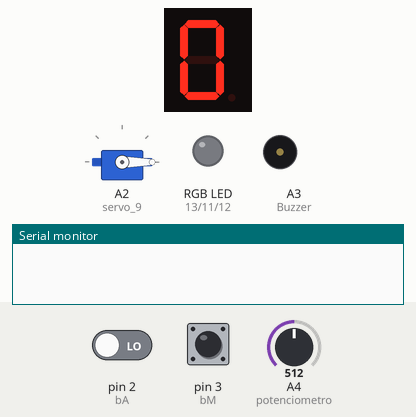
The sketch below on a simulated Arduino Uno, built with avr-gcc and run on an emulated ATmega328P. On the bench: 1-digit seven-segment display, servo, an RGB LED mixed from three pins (HIGH = lit), buzzer (waves = sounding, pin HIGH), the last lines printed to the serial monitor. Wiring (inferred from the names in the program): 1-digit 7-segment display, segments lit when HIGH: segments pin 4, pin 5, pin 6, pin 7, pin 8, pin 9, pin 10. The test bench sets the inputs (shaded band); at power-on: pin 3 (bM) LOW, A4 (potenciometro) = 512, pin 2 (bA) LOW. The segment pins are drawn as the display they are named for; pins used as bus, display or sensor lines are not drawn.

Above: at 1.2 s.
1.3 s: pin 3 (bM) pulsed HIGH 5 times (0.12 s each, 0.3 s apart)
At 3.0 s:
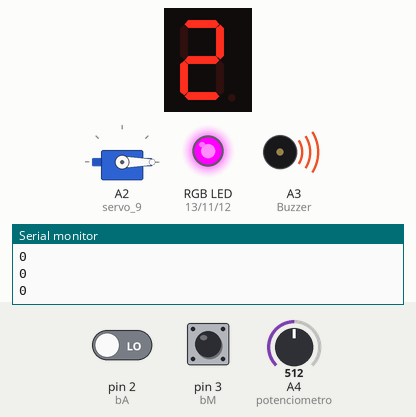
4.3 s: A4 (potenciometro) set to 805
5.8 s: A4 (potenciometro) set to 831
At 6.6 s:
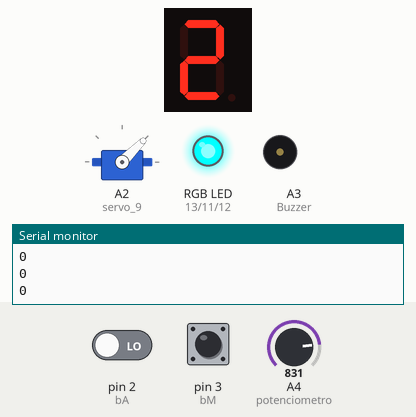
7.3 s: A4 (potenciometro) set to 885
8.8 s: A4 (potenciometro) set to 915
At 9.4 s:
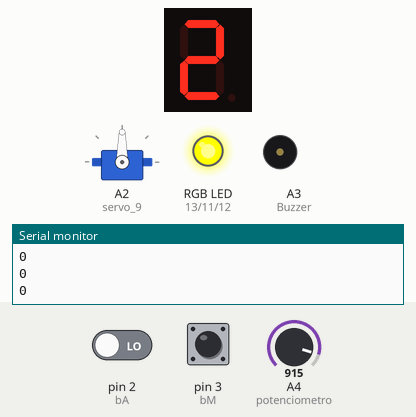
10.3 s: A4 (potenciometro) set to 931
11.8 s: A4 (potenciometro) set to 951
At 12.3 s:
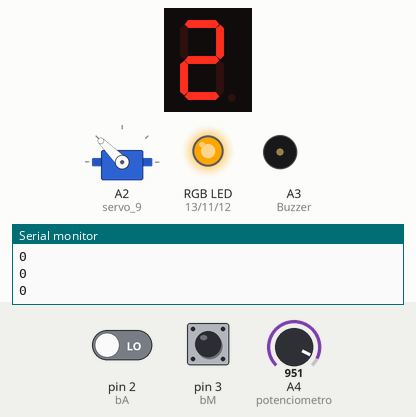
Timing chart, 0 to 14.3 s (numbered marks = the images above; inputs shaded):
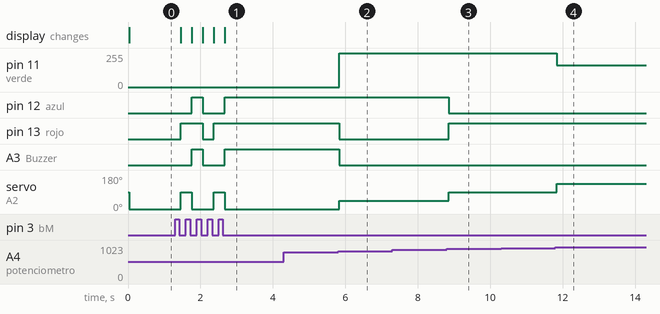

Measured:
- the behaviour switches between 818 and 819 on A4 (potenciometro) (found by bisection; images 1 and 2)
- the behaviour switches between 900 and 901 on A4 (potenciometro) (found by bisection; images 2 and 3)
- the behaviour switches between 941 and 942 on A4 (potenciometro) (found by bisection; images 3 and 4)
- after the input at 1.3 s, pin 12 (azul): LOW → HIGH after 0.46 s, → LOW 0.30 s later, → HIGH 0.61 s later; pin 13 (rojo): LOW → HIGH after 0.15 s, → LOW 0.61 s later, → HIGH 0.30 s later
- after the input at 5.8 s, pin 11 (verde): 0/255 → 255/255 at once; pin 13 (rojo), A3 (Buzzer): HIGH → LOW at once; servo on A2 (servo_9): 0° → 45° at once
- after the input at 8.8 s, pin 12 (azul): HIGH → LOW after 0.05 s; pin 13 (rojo): LOW → HIGH after 0.05 s; servo on A2 (servo_9): 45° → 90° after 0.05 s
- after the input at 11.8 s, pin 11 (verde): 255/255 → 165/255 at once; servo on A2 (servo_9): 90° → 135° at once

The sketch:

progra_arduino.ino
```cpp
// C++ code


#include <Servo.h>


int potenciometro = A4;
int bM = 3;
int bA = 2;
int A = 4;
int B = 5;
int C = 6;
int D = 7;
int E = 8;
int F = 9;
int G = 10;
int rojo = 13;
int azul = 12;
int verde = 11;
int Buzzer = A3;
int Estado = 0,EstadoA, BAS, BMS, fc, pot, temp,VER;

Servo servo_9;

void setup(){
  servo_9.attach(A2);
  Serial.begin(9600);

//PinMode para entradas y salidas.
  pinMode(bM, INPUT);
  pinMode(bA, INPUT);
  pinMode(potenciometro, INPUT);
  pinMode(A, OUTPUT);
  pinMode(B, OUTPUT);
  pinMode(C, OUTPUT);
  pinMode(D, OUTPUT);
  pinMode(E, OUTPUT);
  pinMode(F, OUTPUT);
  pinMode(G, OUTPUT);
  pinMode(rojo, OUTPUT);
  pinMode(azul, OUTPUT);
  pinMode(verde, OUTPUT);
  pinMode(Buzzer, OUTPUT);

  EstadoA = 0;
}

void loop()
{
  pot = analogRead(potenciometro);

  int angulo = map(pot, 0, 1023, 0, 180);
  int BM = digitalRead(bM);
  delay(15);
  if(BM == HIGH){
    BMS = 1;
  }
  if(BMS == 1 && BM == LOW){
    if(Estado == 2){
    	Estado = 0;
    }else{
    	Estado ++;
    }
    BMS = 0;
  }

  int BA = digitalRead(bA);
  delay(15);
  if(BA == HIGH){
    BAS = 1;

  }
  if(BAS == 1 && BA == LOW){
    if(Estado == 2){
    	EstadoA = 1;
    }
    BAS = 0;
  }
  switch(Estado){
  	case 0:

    	mostrarCero();
      digitalWrite(Buzzer, LOW);
    	servo_9.write(0);
    	digitalWrite(rojo, 0);
    	digitalWrite(azul, 0);
    	digitalWrite(verde, 0);
    	break;
  	case 1:
    	mostrarUno();
      digitalWrite(Buzzer, LOW);
    	servo_9.write(angulo);
    	fc = map(pot, 0, 1023, 0, 200);
    	frecuenciaC(fc);
    	break;
  	case 2:
    	mostrarDos();

    	temp = map(pot, 0, 1023, 15, 40);
    	Serial.println(EstadoA);
        if(temp < 35){
          	servo_9.write(0);
        	  analogWrite(rojo, 255);
            analogWrite(azul, 255);
            analogWrite(verde, 0);
            if(EstadoA == 1){
              digitalWrite(Buzzer, LOW);
            }else{
              digitalWrite(Buzzer, HIGH);
            }
        }else if(35 <= temp && temp < 37){
          	servo_9.write(45);
        	  analogWrite(rojo, 0);
            analogWrite(azul, 255);
            analogWrite(verde, 255);
    	      digitalWrite(Buzzer, LOW);
            EstadoA = 0;
        }else if(37 <= temp && temp < 38){
          	servo_9.write(90);
        	  analogWrite(rojo, 255);
            analogWrite(azul, 0);
            analogWrite(verde, 255);
    	      digitalWrite(Buzzer, LOW);
            EstadoA = 0;
        }else if(38 <= temp && temp <= 39){
          	servo_9.write(135);
            analogWrite(rojo, 255);
            analogWrite(azul, 0);
            analogWrite(verde, 165);
    	      digitalWrite(Buzzer, LOW);
            EstadoA = 0;
        }else{
            servo_9.write(180);
        	  analogWrite(rojo, 255);
            analogWrite(azul, 255);
            analogWrite(verde, 255);
            if(EstadoA == 1){
              digitalWrite(Buzzer, LOW);
            }else{
              digitalWrite(Buzzer, HIGH);
            }
        }
    	break;
  }
}

//Configuración Display
void mostrarCero() {
  digitalWrite(A, HIGH);
  digitalWrite(B, HIGH);
  digitalWrite(C, HIGH);
  digitalWrite(D, HIGH);
  digitalWrite(E, HIGH);
  digitalWrite(F, HIGH);
  digitalWrite(G, LOW);
}

void mostrarUno() {
  digitalWrite(A, LOW);
  digitalWrite(B, HIGH);
  digitalWrite(C, HIGH);
  digitalWrite(D, LOW);
  digitalWrite(E, LOW);
  digitalWrite(F, LOW);
  digitalWrite(G, LOW);
}

void mostrarDos() {
  digitalWrite(A, HIGH);
  digitalWrite(B, HIGH);
  digitalWrite(C, LOW);
  digitalWrite(D, HIGH);
  digitalWrite(E, HIGH);
  digitalWrite(F, LOW);
  digitalWrite(G, HIGH);
}


//Modo 1: Monitor de frecuencia cardíaca.
void frecuenciaC(int fC){
  if(fC < 60){
    analogWrite(rojo, 255);
    analogWrite(azul, 0);
    analogWrite(verde, 255);
  }else if(fC < 100 && fC >= 60){
    analogWrite(verde, 255);
    analogWrite(azul, 0);
    analogWrite(rojo, 0);
  }else if(fC < 150 && fC >= 100){
    analogWrite(rojo, 255);
    analogWrite(azul, 0);
    analogWrite(verde, 0);
  }else{
    delay(100);
    analogWrite(rojo, 0);
    delay(100);
    analogWrite(rojo, 255);
    analogWrite(azul, 0);
    analogWrite(verde, 0);
  }
}

//Modo 2: Monitor de temperatura corporal
```
